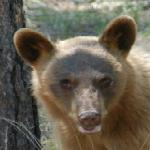
#> input picture Klasyfikacja obrazów/Image/BearHead/bearfrontal0012.jpg, 150 x 150 px; its folder holds 3 pictures in this run
$ jupyter execute --allow-errors 17_11_scikit-learn-exercises.ipynb   (shell and % lines are left out)
#> lines starting #> are read from the running program, lines starting #| are printed output that depends on the picture
[cell 1]

import matplotlib.pyplot as plt
import numpy as np
import os
import pprint
pp = pprint.PrettyPrinter(indent=4)

[cell 2]
import pickle
import joblib
from skimage.io import imread
from skimage.transform import resize
# (10 pkt.)
# Funkcja do przerabiania obrazków na dane wejściowe

# Output - Słownik z przerobionymi obrazami na dane wejściowe zapisz do pliku
# [nazwa]_[szerokosc]x[wysokosc]px.pkl - aby na przyszlosc pamietac, do jakich rozmiarow zmienilismy obrazki

def resize_all(src, pklname, include, width=150, height=None):

    """
    Parameter
    ---------
    src: str
        ściezka do folderu głównego z obrazkami
    pklname: str
        nazwa pliku wyjściowego
    width: int
        docelowa szerokość obrazków
    include: set[str]
        set zawierający nazwy klas, które chcemy dodać
    """
#> called with src = 'Image', pklname = 'test1', width = 80
    # Jeśli height nie jest zdefiniowane to przyjmujemy, ze obraz jest kwadratem
    if (height == None): height = width

    data = {}
    data['description'] = f"Resized images of {include} to {width}x{height}"
    data['label'] = []
    data['filename'] = []
    data['data'] = []

    for folder in os.listdir(src):
        if (any(folder == includedfolder + "Head" for includedfolder in include)):
            for img in os.listdir(os.path.join(src, folder)):
                data['label'].append(folder.replace('Head', ''))
                data['filename'].append(img)
                data['data'].append(resize(imread(os.path.join(src, folder, img)), (width, height)))

    pklname = f"{pklname}_{width}x{height}px.pkl"
#> pklname = 'test1_80x80px.pkl'
    file = open(pklname, 'wb')
    pickle.dump(data, file)
    file.close()

    # Przechodzimy się po folderze głownym
    # Nastepnie przechodzimy się po folderach wewnątrz
    # Nastepnie przechodzimy się po zdjęciach
    # Jeśli zdjęcie jest jpg lub png
    # to Dzialamy na nie funkcją imread
    # potem dzialamy funkcją resize
    # Do słownika dodajemy nazwę klasy
    # Do słownika dodajemy nazwę pliku
    # Do słownika dodajemy odczytany i pomniejszony obraz
    # Cały słownik "piklujemy"

[cell 3]
# (5 pkt.)

src = 'Image'
pkl_name = "test1"
width = 80
include = {'Chicken', 'Bear', 'Elephant',
           'Eagle', 'Deer', 'Monkey', 'Panda'}

# wywołaj funkcję - resize_all
resize_all(src, pkl_name, include, width)

[cell 4]
from collections import Counter
# (5 pkt.)
# Załaduj "zapiklowany" plik

with open('test1_80x80px.pkl', 'rb') as f:
    data = pickle.load(f)
# Wypisz informacje o zapiklowanym słowniku

print('Ilość próbek:', len(data['data']))
print('Klucze zapiklowanego słownika:', data.keys())
print('Shape pojedynczego zdjęcia:', data['data'][0].shape)
print('Labels:', data['label'])
print('Liczba klas:', Counter(data['label']))

# Napisz w komentarzu, co odpowiada za shape zdjęcia
# shape(width, height, color)

[cell 5]
# Printowanie zdjęć (po jednym z kadej klasy)
# (5 pkt.)
# unikalna lista klas
labels = Counter(data['label']).keys()

# Ustawienia matplot lib
fig, axes = plt.subplots(1, len(labels))
fig.set_size_inches(15,4)
fig.tight_layout()


# Dla kazdego utworzonego wcześniej pustego okienka na zdjęcie oraz podpis pod nim:
#> (the rest of this cell did not finish here and is left out)

[cell 6]
# Utwórz zbiór cech oraz klas
# (pkt.)
X = data['data']
y = data['label']

[cell 7]
# (2 pkt.)
from sklearn.model_selection import train_test_split

X_train, X_test, y_train, y_test = train_test_split(X, y, random_state=0)
# Podziel zbiory na treningowy oraz testowy za pomocą gotowej funkcji (poprzednie zajęcia)

[cell 8]
# (5 pkt.)
import pandas as pd

pd.DataFrame(Counter(y_train).items(), columns=['Label', 'Count']).plot.bar()

pd.DataFrame(Counter(y_test).items(), columns=['Label', 'Count']).plot.bar()

# Pokaz za przy pomocy pandas i matplotlib wykresy, na którym widoczna będzie ilość próbek dla kazdej klasy (czy zbior jest zbalansowany?)
# Utwórz osobne wykresy dla train i test
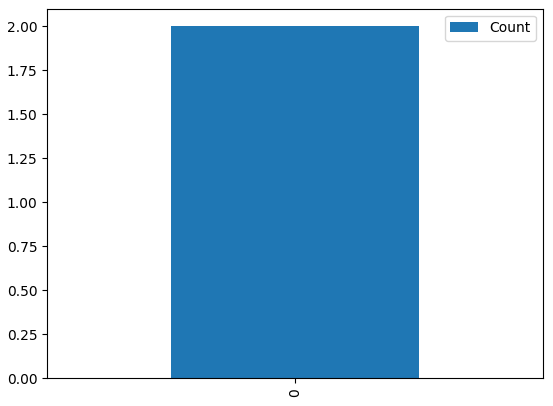
#> figure drawn by matplotlib, 1 panel
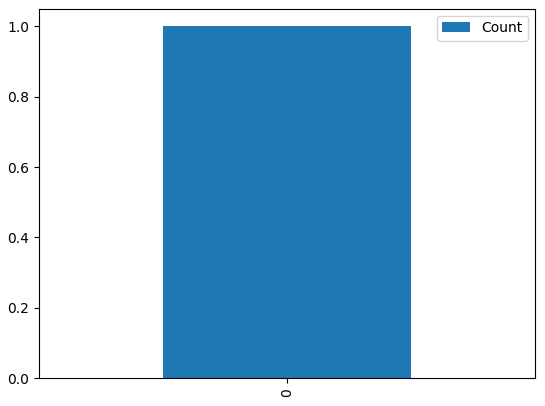
#> figure drawn by matplotlib, 1 panel

[cell 9]
# Jedynie uruchomić - nie zmieniać

from sklearn.base import BaseEstimator, TransformerMixin
from sklearn.linear_model import SGDClassifier
from skimage.feature import hog
from sklearn.model_selection import cross_val_predict
from sklearn.preprocessing import StandardScaler, Normalizer
import skimage

class RGB2GrayTransformer(BaseEstimator, TransformerMixin):
    """
    Konwertuje RGB do Gray
    """

    def __init__(self):
        pass

    def fit(self, X, y=None):
        """returns itself"""
        return self

    def transform(self, X, y=None):
        """perform the transformation and return an array"""
        return np.array([skimage.color.rgb2gray(img) for img in X])


class HogTransformer(BaseEstimator, TransformerMixin):
    """
    Hog features - przyjmuje obrazy juz z 1 channel-em
    """

    def __init__(self, y=None, orientations=9,
                 pixels_per_cell=(8, 8),
                 cells_per_block=(3, 3), block_norm='L2-Hys'):
        self.y = y
        self.orientations = orientations
        self.pixels_per_cell = pixels_per_cell
        self.cells_per_block = cells_per_block
        self.block_norm = block_norm

    def fit(self, X, y=None):
        return self

    def transform(self, X, y=None):

        def local_hog(X):
            return hog(X,
                       orientations=self.orientations,
                       pixels_per_cell=self.pixels_per_cell,
                       cells_per_block=self.cells_per_block,
                       block_norm=self.block_norm)

        try: # parallel
            return np.array([local_hog(img) for img in X])
        except:
            return np.array([local_hog(img) for img in X])


# create an instance of each transformer
grayify = RGB2GrayTransformer()
hogify = HogTransformer(
    pixels_per_cell=(14, 14),
    cells_per_block=(2,2),
    orientations=9,
    block_norm='L2-Hys'
)
scalify = StandardScaler()

[cell 10]
# (5 pkt.)

# Aby dane mogły być danymi wejściowymi do modelu
# Nalezy najpierw:
#  1. Przetransponować je na skalę szarości
#  2. "Usunąć ze zdjęcia nadmiar szczegółów" za pomocą HOG
#  3. Znormalizować dane

X_train_gray = grayify.fit_transform(X_train)
X_train_hog = hogify.fit_transform(X_train_gray)
X_train_prepared = scalify.fit_transform(X_train_hog)

print(X_train_prepared.shape)

[cell 11]
# (5 pkt.)

sgd_clf = SGDClassifier(random_state=42, max_iter=1000, tol=1e-3)
# Wytrenuj model
#> (the rest of this cell did not finish here and is left out)

[cell 12]
# (5 pkt.)

### Zmodyfikuj zbiór testowy, aby był tak samo zmodyfikowany jak zbiór treningowy i dokonaj predykcji
X_test_gray = grayify.fit_transform(X_test)
X_test_hog = hogify.fit_transform(X_test_gray)
X_test_prepared = scalify.fit_transform(X_test_hog)
pred = sgd_clf.predict(X_test_prepared)

[cell 13]
# (5 pkt.)
from sklearn.metrics import confusion_matrix, classification_report, precision_score, recall_score, plot_roc_curve, f1_score

## precision, recall, f1, confusion_matrix, Accuracy
precision_score(y_test, pred, average='micro')
recall_score(y_test, pred, average='micro')
f1_score(y_test, pred, average='micro')
confusion_matrix(y_test, pred)

[cell 14]
# (10 pkt.)

## Znajdź w sieci 10 obrazków zwierząt, a następnie dokonaj na nich predykcji wcześniej wytrenowanym modelem
src = 'TestImages'
pkl_name = "testimages"
width = 80
include = {'Chicken', 'Bear', 'Elephant',
           'Eagle', 'Deer', 'Monkey', 'Panda'}

#> (the rest of this cell did not finish here and is left out)
